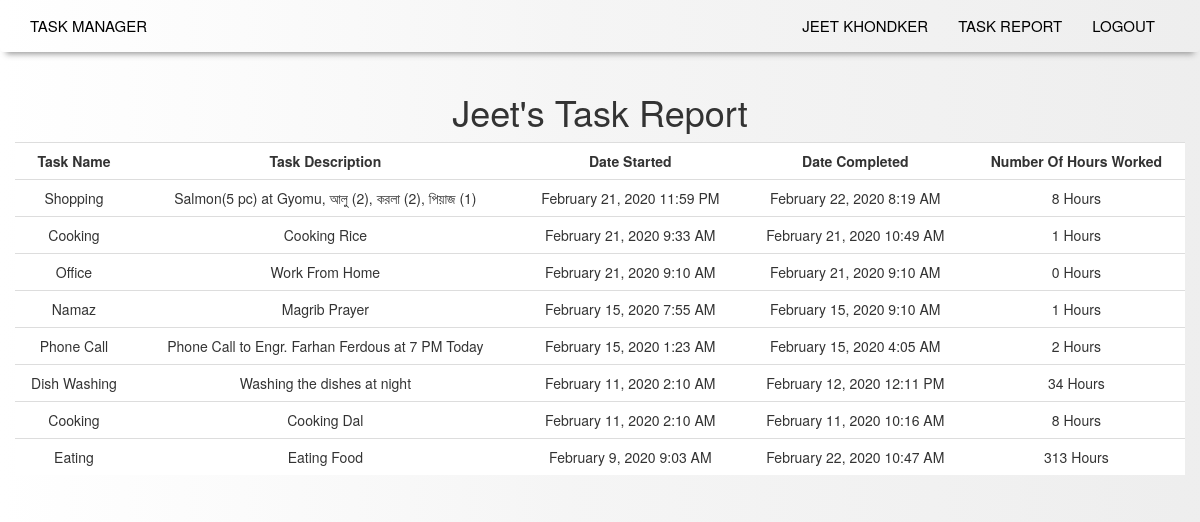
Before: /taskreport/1 (signed in) with the older database file.
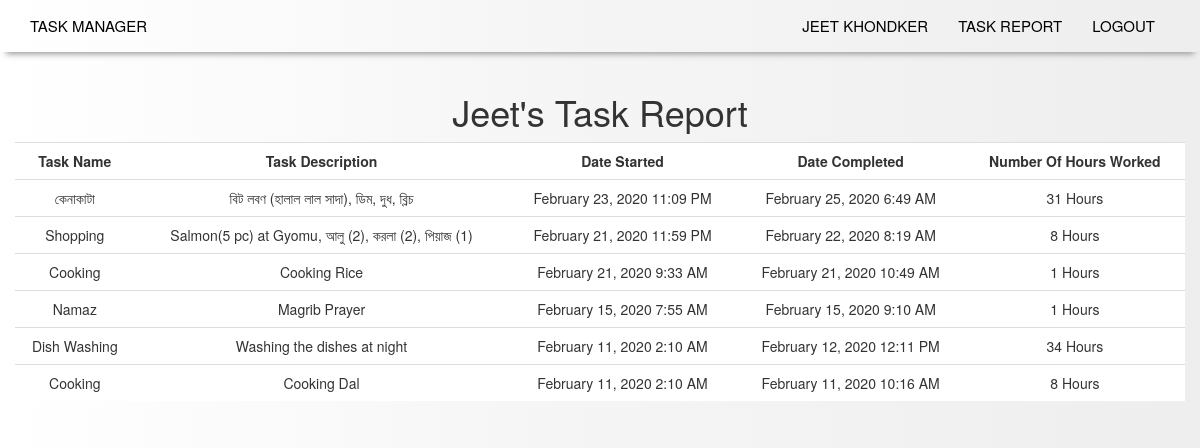
After: the same page with the newer database file.
### app/models.py (models this page shows, shortened)
class ToDo(db.Model):
    __tablename__ = "todoitems"
    item_id = db.Column(db.Integer, primary_key = True)
    title = db.Column(db.String(100), nullable = False)
    description = db.Column(db.String(200), nullable = False)
    date_created = db.Column(db.DateTime, default = datetime.utcnow)
    date_updated = db.Column(db.DateTime)
    date_completed = db.Column(db.DateTime)
    is_completed = db.Column(db.Boolean, default = False, nullable = False)
    user_id = db.Column(db.Integer, db.ForeignKey("user.id"), nullable = False)

### app/routes.py (the view)
@app.route("/taskreport/<user_id>")
@login_required
def view_taskreport(user_id):
    completed_todoitems = db.session.query(ToDo).filter_by(user_id = current_user.id).filter(ToDo.is_completed == True).order_by(ToDo.date_created.desc()).all()
    return render_template("taskreport.html", completed_todoitems = completed_todoitems)

### app/models.py (called while the page is built)
@login.user_loader
def load_user(id):
    return User.query.get(int(id))

### app/routes.py (called while the page is built)
@app.before_request
def before_request():
    g.locale = str(get_locale())

### app/templates/taskreport.html (shortened to what this page needs)
{% extends "base.html" %}
{% block app_content %}
    <h1 class="text-center">{{ current_user.firstName }}{{ _("\'s Task Report") }}</h1>
    {% if completed_todoitems|length < 1 %}
        <h3 class="text-center">{{ _("Currently you did not complete any tasks,") }} {{ current_user.firstName }}{{ _('.') }}</h3>
    {% else %}
        <table class="table table-hover table-dark">
            <tr>
                <th>{{ _("Task Name") }}</th>
                <th>{{ _("Task Description") }}</th>
                <th>{{ _("Date Started") }}</th>
                <th>{{ _("Date Completed") }}</th>
                <th>{{ _("Number Of Hours Worked") }}</th>
            </tr>
            {% for completed_items in completed_todoitems %}
                <tr>
                    {% if completed_items.is_completed == True %}
                        <td>{{ completed_items.title }}</td>
                        <td>{{ completed_items.description }}</td>
                        <td>{{ moment(completed_items.date_created).format("LLL") }}</td>
                        <td>{{ moment(completed_items.date_completed).format("LLL") }}</td>
                        <td>{{ ((completed_items.date_completed - completed_items.date_created).days * 24 + (completed_items.date_completed - completed_items.date_created).seconds / 3600)|int }}&nbsp;{{ _("Hours") }}</td>
                    {% endif %}
                </tr>
            {% endfor %}
        </table>
    {% endif %}
{% endblock %}

Changed rows visible on the page:
removed ToDo: title "Office", description "Work From Home", date_created "February 21, 2020 9:10 AM", date_completed "February 21, 2020 9:10 AM", date_completed+date_created "0"
removed ToDo: title "Phone Call", description "Phone Call to Engr. Farhan Ferdous at 7 PM Today", date_created "February 15, 2020 1:23 AM", date_completed "February 15, 2020 4:05 AM", date_completed+date_created "2"
removed ToDo: title "Eating", description "Eating Food", date_created "February 9, 2020 9:03 AM", date_completed "February 22, 2020 10:47 AM", date_completed+date_created "313"
added ToDo: title "কেনাকাটা", description "বিট লবণ (হালাল লাল সাদা), ডিম, দুধ, ব্লিচ", date_created "February 23, 2020 11:09 PM", date_completed "February 25, 2020 6:49 AM", date_completed+date_created "31"
